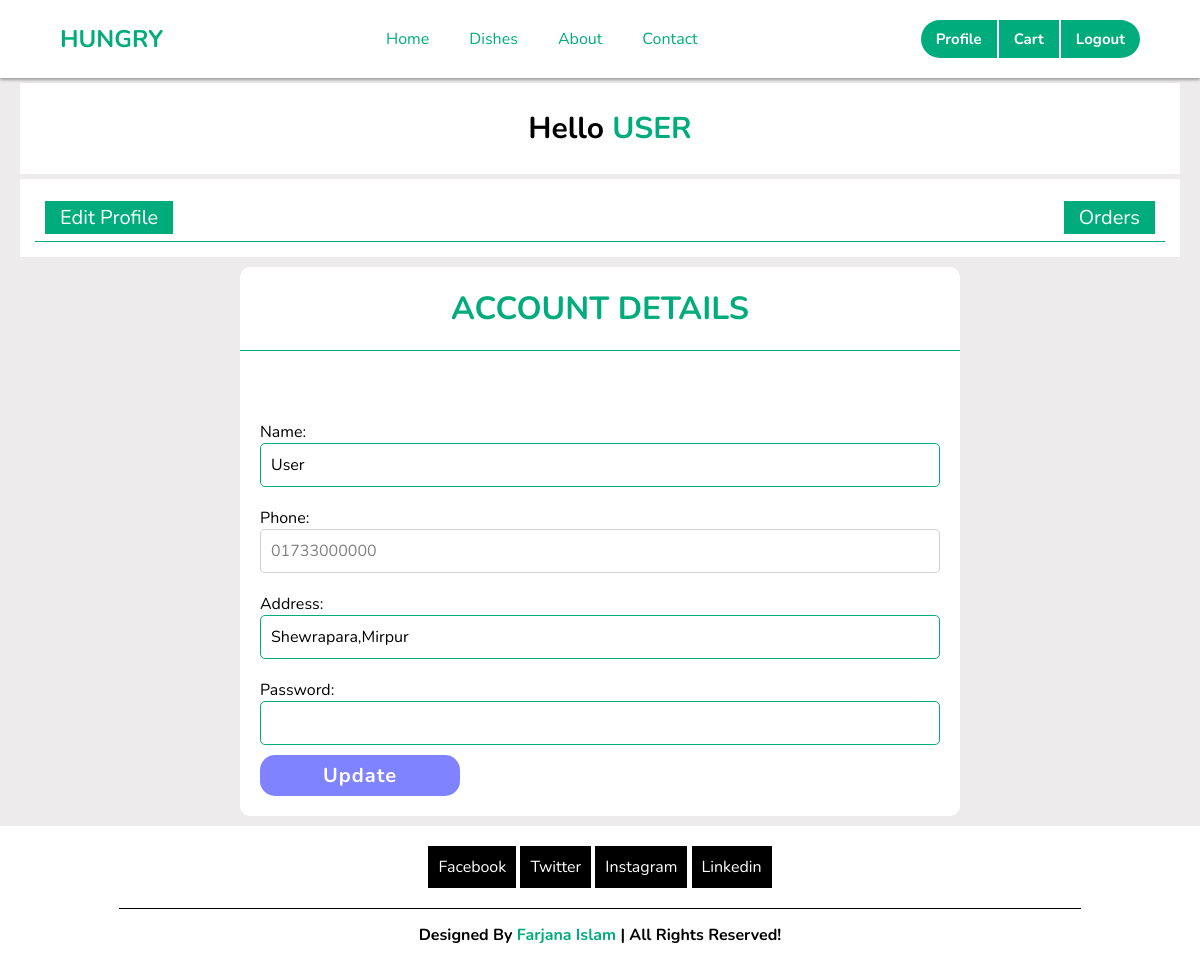
Page /user_profile.php (signed in) on the committed database.
### tables this page shows
CREATE TABLE `user` (
  `id` int(40) NOT NULL,
  `Name` varchar(50) NOT NULL,
  `Password` varchar(50) NOT NULL,
  `Phone` varchar(15) NOT NULL,
  `Address` varchar(100) NOT NULL,
  `acc_type` varchar(50) NOT NULL,
  `Status` varchar(10) NOT NULL DEFAULT 'customer'
);

### user_profile.php (the view, shortened to what this page needs)
<?php
include_once 'header.php';
?>
<!DOCTYPE html>
<html lang="en">
<head>
    <link rel="stylesheet" href="style.css">
</head>
<body>
<?php
        $uid=$_SESSION['user_id'];
        $get="SELECT * from user where id= '$uid'";
        $isql=mysqli_query($con,$get);
        $rows=mysqli_fetch_assoc($isql);
        $fname=$rows['Name'];
        $fphone=$rows['Phone'];
        $fadd=$rows['Address'];
?>
    <div class="holder">
    <div class="user_name">Hello <span><?php echo $_SESSION['username']; ?></span></div>
    </div>
    <div class="holder">
    <div class="title">
    <div class="c02"><a href="user_profile.php">Edit Profile</a></div><div class="c02"><a href="uorders.php">Orders</a></div>
    </div>
    </div>
    <div class="center2">
        <h1>Account details</h1>
        <div class="from_txt">
        </div>
        <form action="" method="POST" enctype="multipart/form-data">
        <div class="textfield">
                <div class="labe">Name:</div>
                <input type="text"  name="name" value="<?php echo $fname;?>" required />
            </div>
            <div class="textfield">
                <div class="labe">Phone:</div>
                <input type="text" style="color: gray;" name="phone" value="<?php echo $fphone;?>" disabled />
            </div>
            <div class="textfield">
                <div class="labe">Address:</div>
                <input type="text"  name="address" value="<?php echo $fadd;?>" required />
            </div>
            <div class="textfield">
                <div class="labe">Password:</div>
                <input type="password"  name="pass" value=""  />
            </div>
            <input style="width: 200px ;" type="Submit" name="submit" value="Update"/>
        </form>
    </div>
<?php
include_once 'footer.php';
?>
</body>
</html>

### style.css (style rules this page uses)
:root { --bgclr: rgb(241, 241, 241); --clrg: #00AC7C; --clrb: #8083FF; --clrbl: black; }
* { margin: 0; padding: 0; font-family: 'Nunito'; }
body { background-color: rgb(237, 235, 235); }
.center2 { position: relative; left: 50%; transform: translate(-50%, 0); background-color: white; width: 60%; border-radius: 10px; margin: 10px 0; }
.center h1, .center2 h1 { text-align: center; color: var(--clrg); padding: 20px; border-bottom: 1px solid var(--clrg); text-transform: uppercase; }
form { padding: 20px; }
.textfield { position: relative; padding: 10px 0; box-sizing: border-box; }
.textfield input, select ,textarea { width: 100%; padding: 10px; border: 1px solid rgba(73, 73, 73, 0.25); background-color: white; outline: none; color: var(--clrbl); border-radius: 5px; font-size: 16px; box-sizing: border-box; }
.textfield input:valid, .textfield input:hover { border: 1px solid var(--clrg); transition: 0.5s; }
.from_txt { padding: 20px; text-align: center; color: var(--clrbl); }
input[type="submit"] { background-color: var(--clrb); width: 100%; text-align: center; border-radius: 15px; border: none; padding: 7px; color: white; font-size: 20px; font-weight: bold; letter-spacing: 1px; cursor: pointer; transition: 0.4s; }
.holder { background-color: white; margin: 5px 20px; padding: 15px; }
.holder .user_name { width: 100%; font-size: 30px; font-weight: bold; padding: 10px; text-align: center; }
.holder .user_name span { color: #00AC7C; text-transform: uppercase; }
.holder .title { padding: 10px; border-bottom: 1px solid var(--clrg); font-size: 20px; display: flex; justify-content: space-between; align-items: center; }
.c02 a { margin-left: auto; color: var(--clrg); text-decoration: none; padding: 3px 15px; background-color: var(--clrg); color: white; transition: 0.3s; }

### rows in the picture
user: name "User", phone "01733000000", address "Shewrapara,Mirpur"

### other values in the picture
$_SESSION['username'] "USER"
